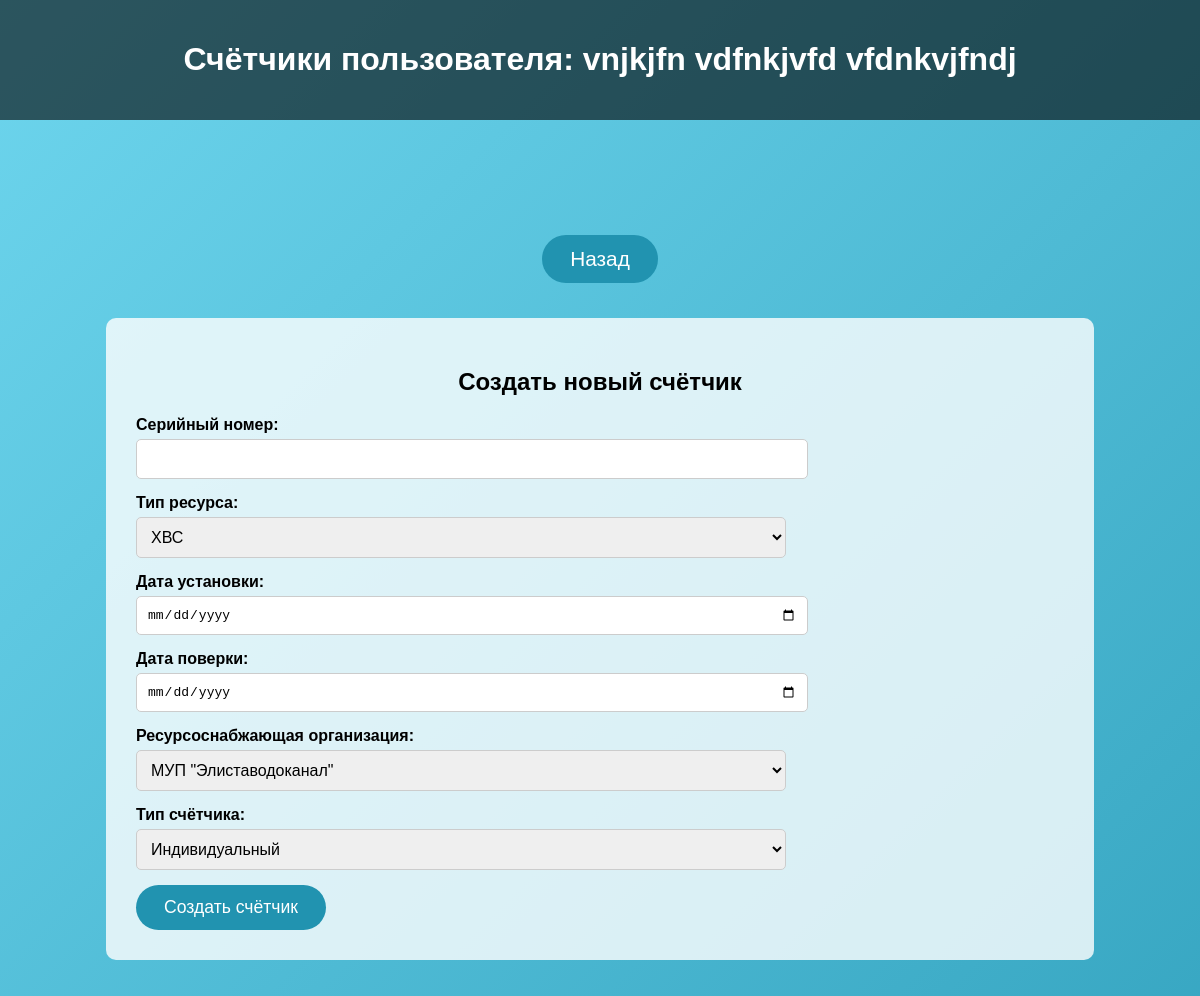
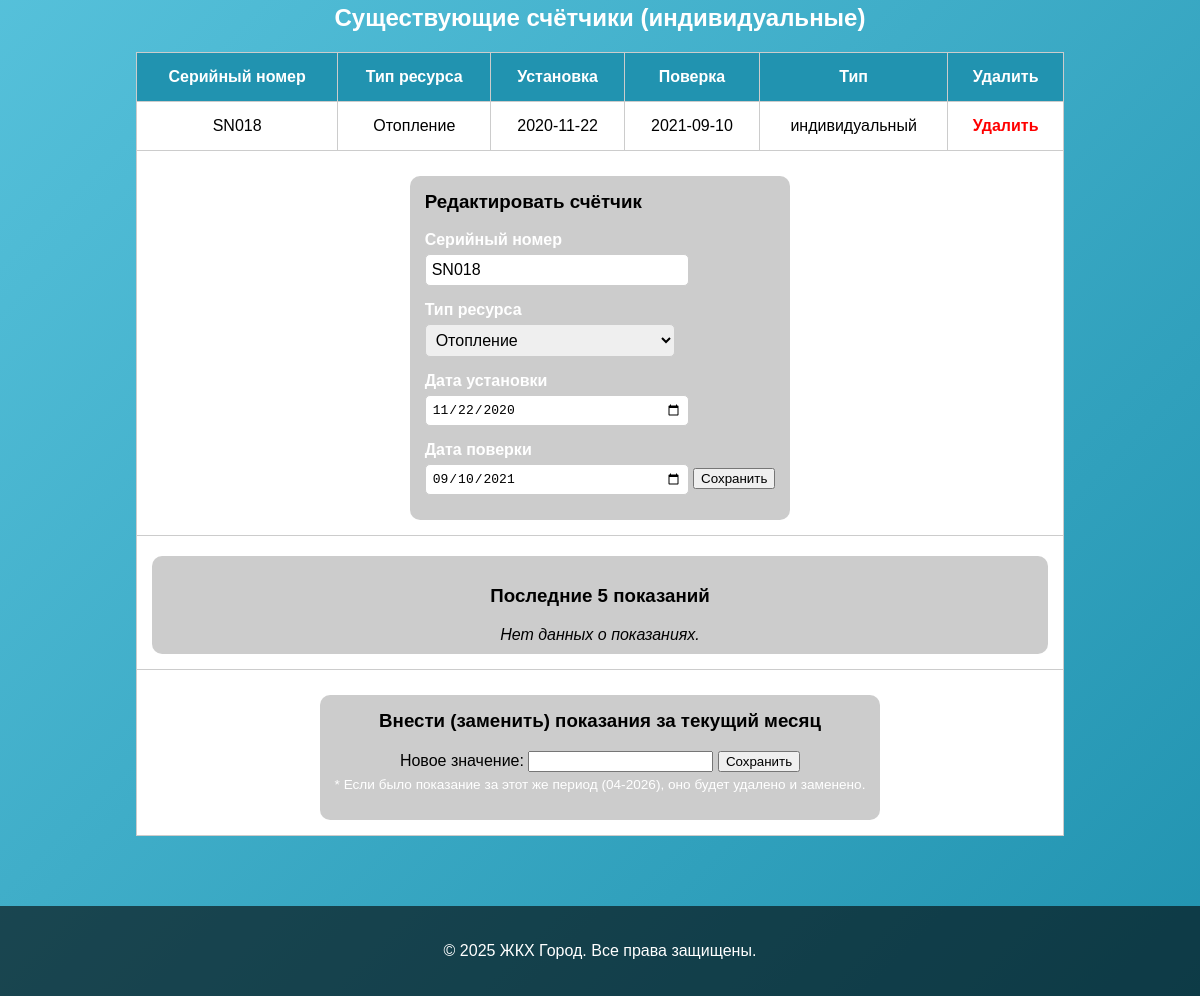
Screenshot of /user_meters.php?user_id=19 (signed in) with the database file from the repository (2 pictures, top to bottom).
### tables this page shows
CREATE TABLE users (
    user_id INT AUTO_INCREMENT PRIMARY KEY,
    fullname VARCHAR(150)  NOT NULL,        
    login VARCHAR(20) NOT NULL UNIQUE,      
    password VARCHAR(15) NOT NULL,          
    date_of_birth DATE NOT NULL,            
    phone VARCHAR(11) NOT NULL,             
    email VARCHAR(30) NOT NULL,
    passport_series CHAR(4) NOT NULL,       
    passport_number CHAR(6) NOT NULL UNIQUE,   
    account_number VARCHAR(20) NOT NULL UNIQUE,  
    account_balance NUMERIC(20,2) DEFAULT 0,     
    INN CHAR(12) NOT NULL UNIQUE,                
    address_id INT NOT NULL,
    CONSTRAINT fk_users_address
        FOREIGN KEY (address_id)
        REFERENCES address(address_id) 
        ON UPDATE CASCADE
);

CREATE TABLE meter (
    meter_id INT AUTO_INCREMENT PRIMARY KEY,
    meter_serial_number VARCHAR(10) NOT NULL UNIQUE,
    resource_type ENUM('ХВС', 'ГВС', 'Электричество', 'Отопление', 'Газ') NOT NULL,
    installation_date DATE NOT NULL,
    last_check DATE NOT NULL,
    address_id INT NOT NULL,
    resource_supplier_id INT NOT NULL,
    meter_type ENUM('общедомовой', 'индивидуальный') NOT NULL,
    is_deleted TINYINT(1) NOT NULL DEFAULT 0,
    CONSTRAINT fk_meter_address
        FOREIGN KEY (address_id)
        REFERENCES address(address_id)
        ON UPDATE CASCADE,
    CONSTRAINT fk_meter_resource_supplier
        FOREIGN KEY (resource_supplier_id)
        REFERENCES resource_supplier(resource_supplier_id)
        ON UPDATE CASCADE
);

### user_meters.php (the view, shortened to what this page needs)
<?php
$conn = new mysqli('localhost','root','Vk280205+','jkh1');
$user_id = (int)$_GET['user_id'];
$stmt_user = $conn->prepare("
    SELECT u.fullname, u.address_id, a.management_company_id
    FROM users u
    JOIN address a ON u.address_id = a.address_id
    WHERE u.user_id = ?
");
$stmt_user->bind_param("i",$user_id);
$stmt_user->execute();
$res_user = $stmt_user->get_result();
$user_data = $res_user->fetch_assoc();
$sql_meters = "
  SELECT
    m.meter_id,
    m.meter_serial_number,
    m.resource_type,
    m.installation_date,
    m.last_check,
    m.meter_type
  FROM meter m
  WHERE m.address_id=?
    AND m.meter_type='индивидуальный'
    AND m.is_deleted=0
";
$stmt_m = $conn->prepare($sql_meters);
$stmt_m->bind_param("i",$user_data['address_id']);
$stmt_m->execute();
$res_meters = $stmt_m->get_result();
$sql_sup = "SELECT resource_supplier_id, resource_supplier_name FROM resource_supplier";
$r_sup = $conn->query($sql_sup);
$suppliers = [];
while($rw = $r_sup->fetch_assoc()) {
    $suppliers[] = $rw;
}
?>
<!DOCTYPE html>
<html lang="ru">
<head>
</head>
<body>
<header>
  <h1>Счётчики пользователя: <?php echo htmlspecialchars($user_data['fullname']);?></h1>
</header>
<div class="content">
  <a href="pokazaniya.php?tab=individual" class="big-btn">Назад</a>
  <div class="form-container" style="margin-top:20px;">
    <h2 style="text-align:center;">Создать новый счётчик</h2>
    <form method="POST">
      <label>Серийный номер:</label>
      <input type="text" name="meter_serial_number" required maxlength="10">
      <label>Тип ресурса:</label>
      <select name="resource_type">
        <option value="ХВС">ХВС</option>
      </select>
      <label>Дата установки:</label>
      <input type="date" name="installation_date" required>
      <label>Дата поверки:</label>
      <input type="date" name="last_check" required>
      <label>Ресурсоснабжающая организация:</label>
      <select name="resource_supplier_id">
        <?php foreach($suppliers as $s):?>
          <option value="<?php echo $s['resource_supplier_id'];?>">
            <?php echo htmlspecialchars($s['resource_supplier_name']);?>
          </option>
        <?php endforeach;?>
      </select>
      <label>Тип счётчика:</label>
      <select name="meter_type">
        <option value="индивидуальный">Индивидуальный</option>
      </select>
      <button type="submit" name="create_meter">Создать счётчик</button>
    </form>
  </div>
  <h2 style="margin-top:40px;">Существующие счётчики (индивидуальные)</h2>
  <?php if($res_meters->num_rows > 0): ?>
    <table>
      <thead>
        <tr>
          <th>Серийный номер</th>
          <th>Тип ресурса</th>
          <th>Установка</th>
          <th>Поверка</th>
          <th>Тип</th>
          <th>Удалить</th>
        </tr>
      </thead>
      <tbody>
        <?php while($m = $res_meters->fetch_assoc()): ?>
          <tr>
            <td><?php echo htmlspecialchars($m['meter_serial_number']);?></td>
            <td><?php echo htmlspecialchars($m['resource_type']);?></td>
            <td><?php echo htmlspecialchars($m['installation_date']);?></td>
            <td><?php echo htmlspecialchars($m['last_check']);?></td>
            <td><?php echo htmlspecialchars($m['meter_type']);?></td>
            <td>
              <a class="delete-link"
                 href="?user_id=<?php echo $user_id;?>&delete_meter_id=<?php echo $m['meter_id'];?>"
                 onclick="return confirm('Пометить счётчик как удалённый?');">
                Удалить
              </a>
            </td>
          </tr>
          <tr>
            <td colspan="6">
              <div class="edit-meter-form">
                <form method="POST">
                  <h3 style="margin-top:0;">Редактировать счётчик</h3>
                  <label>Серийный номер</label>
                  <input type="text" name="edit_serial" value="<?php echo htmlspecialchars($m['meter_serial_number']);?>" required>
                  <label>Тип ресурса</label>
                  <select name="edit_resource_type">
                    <?php
                      $allTypes = ['ХВС','ГВС','Электричество','Отопление','Газ'];
                      foreach($allTypes as $t) {
                        $sel = ($m['resource_type'] === $t) ? 'selected' : '';
                        echo "<option value=\"$t\" $sel>$t</option>";
                      }
                    ?>
                  </select>
                  <label>Дата установки</label>
                  <input type="date" name="edit_installation_date" value="<?php echo $m['installation_date'];?>" required>
                  <label>Дата поверки</label>
                  <input type="date" name="edit_last_check" value="<?php echo $m['last_check'];?>" required>
                  <button type="submit" name="edit_meter">Сохранить</button>
                </form>
              </div>
            </td>
          </tr>
          <tr>
            <td colspan="6">
              <div class="reading-block">
                <h3>Последние 5 показаний</h3>
                <?php
                  $sql_5 = "
                    SELECT value, data
                    FROM meter_readings
                    WHERE meter_id=?
                      AND user_id=?
                    ORDER BY data DESC
                    LIMIT 5
                  ";
                  $stmt_5 = $conn->prepare($sql_5);
                  $stmt_5->bind_param("ii", $m['meter_id'], $user_id);
                  $stmt_5->execute();
                  $res_5 = $stmt_5->get_result();
                  if ($res_5->num_rows > 0):
                ?>
                  <table>
                    <thead>
                      <tr>
                        <th>Показание</th>
                        <th>Дата внесения</th>
                      </tr>
                    </thead>
                    <tbody>
                      <?php while($r5 = $res_5->fetch_assoc()): ?>
                        <tr>
                          <td><?php echo htmlspecialchars($r5['value']);?></td>
                          <td><?php echo htmlspecialchars($r5['data']);?></td>
                        </tr>
                      <?php endwhile; ?>
                    </tbody>
                  </table>
                <?php else: ?>
                  <em>Нет данных о показаниях.</em>
                <?php endif;
                ?>
              </div>
            </td>
          </tr>
          <tr>
            <td colspan="6">
              <div style="margin-top:10px; background:rgba(0,0,0,0.2);padding:15px;border-radius:10px;display:inline-block;">
                <form method="POST">
                  <h3 style="margin-top:0;">Внести (заменить) показания за текущий месяц</h3>
                  <label>Новое значение:</label>
                  <input type="number" step="0.01" name="new_value" min="0" required>
                  <button type="submit" name="add_reading">Сохранить</button>
                  <p style="font-size:0.85em;color:#fff;margin-top:5px;">
                    * Если было показание за этот же период (<?php echo date('m-Y'); ?>), оно будет удалено и заменено.
                  </p>
                </form>
              </div>
            </td>
          </tr>
        <?php endwhile; ?>
      </tbody>
    </table>
  <?php else: ?>
    <p>Нет индивидуальных счётчиков у данного пользователя (или все удалены).</p>
  <?php endif;?>
</div>
<footer>
  <p>&copy; 2025 ЖКХ Город. Все права защищены.</p>
</footer>
</body>
</html>

### user_meters.php (style rules this page uses)
body { font-family: Arial, sans-serif; background: linear-gradient(135deg, #6dd5ed, #2193b0); color: #fff; margin: 0; padding: 0; min-height: 100vh; display: flex; flex-direction: column; }
header, footer { text-align: center; background: rgba(0,0,0,0.6); padding: 20px; }
.content { padding: 100px 20px 50px; flex: 1; text-align: center; }
.big-btn { display: inline-block; background: #2193b0; color: #fff; padding: 12px 28px; border-radius: 25px; text-decoration: none; transition: 0.3s; font-size: 1.3em; margin: 15px; }
table { width: 80%; margin: 20px auto; border-collapse: collapse; background: #fff; color: #000; }
table th, table td { padding: 15px; border: 1px solid #ccc; text-align: center; }
table th { background: #2193b0; color: #fff; }
.form-container { width: 80%; margin: 0 auto; background: rgba(255,255,255,0.8); color: #000; padding: 30px; border-radius: 10px; text-align: left; }
.form-container label { display: block; margin: 10px 0 5px 0; font-weight: bold; }
.form-container input, .form-container select { display: block; width: 70%; padding: 10px; margin-bottom: 15px; border-radius: 5px; border: 1px solid #ccc; font-size: 1em; }
.form-container button { padding: 12px 28px; background: #2193b0; color: #fff; border: none; border-radius: 25px; cursor: pointer; font-size: 1.1em; }
.delete-link { color: red; text-decoration: none; font-weight: bold; }
.edit-meter-form { margin-top: 10px; background: rgba(0,0,0,0.2); padding: 15px; border-radius: 10px; display: inline-block; text-align: left; }
.edit-meter-form label { display: block; margin: 5px 0; color: #fff; font-weight: bold; }
.edit-meter-form input[type="text"], .edit-meter-form input[type="date"], .edit-meter-form select { width: 250px; margin-bottom: 10px; padding: 6px; border-radius: 5px; border: 1px solid #ccc; font-size: 1em; }
.reading-block { background: rgba(0,0,0,0.2); padding: 10px; margin-top: 5px; border-radius: 10px; }

### rows the page displays
users: fullname "vnjkjfn vdfnkjvfd vfdnkvjfndj"
meter: meter_serial_number "SN018", resource_type "Отопление", installation_date "2020-11-22", last_check "2021-09-10", meter_type "индивидуальный", edit_serial "SN018", edit_installation_date "11/22/2020", edit_last_check "09/10/2021"

### other values shown
form field resource_supplier_id "МУП \"Элиставодоканал\""
form field edit_resource_type "Отопление"
